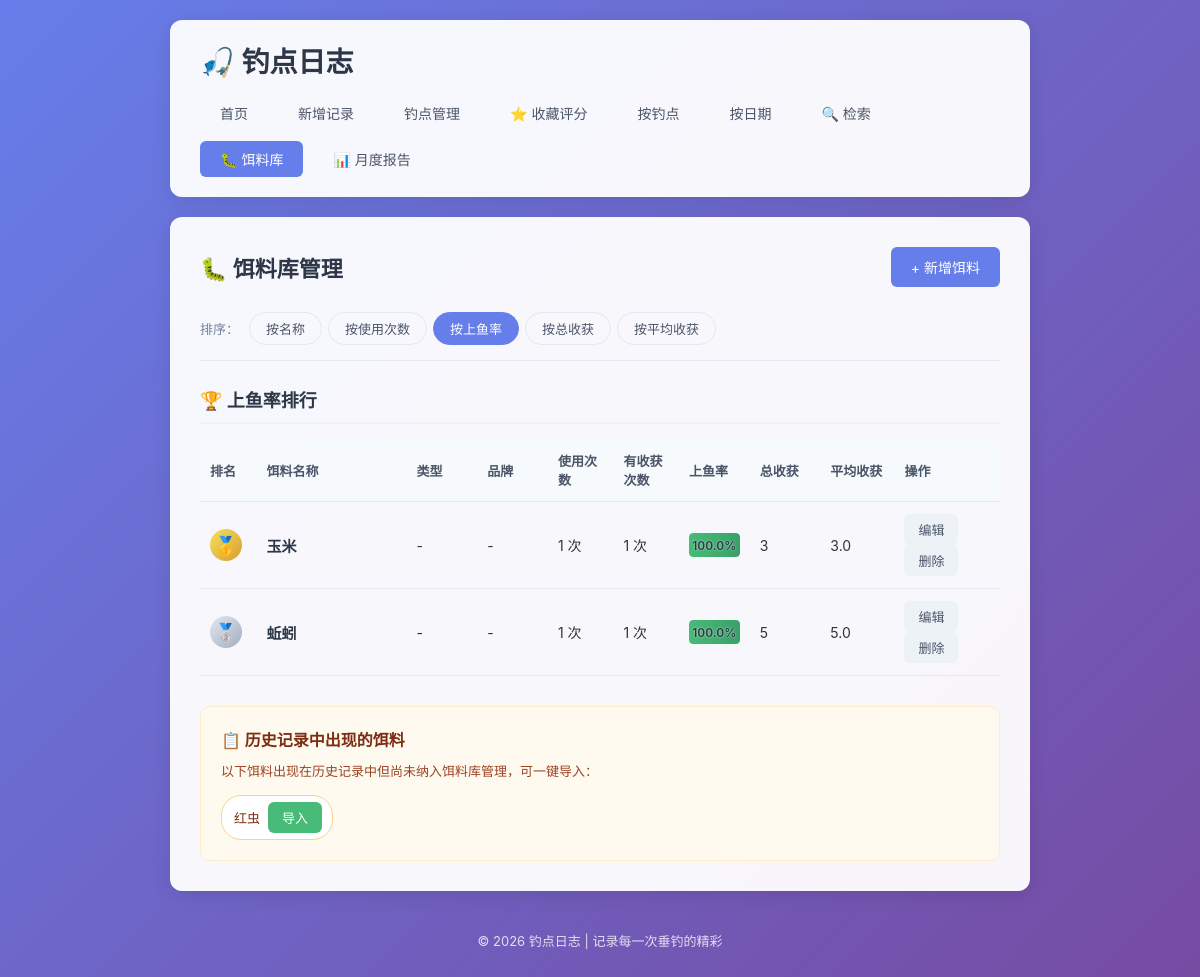
The page /baits on the database its author committed.
### tables this page shows
CREATE TABLE baits (
            id INTEGER PRIMARY KEY AUTOINCREMENT,
            name TEXT NOT NULL UNIQUE,
            type TEXT,
            brand TEXT,
            description TEXT,
            created_at TIMESTAMP DEFAULT CURRENT_TIMESTAMP
        );

### app.py (the view)
@app.route('/baits')
def baits_list():
    conn = get_db()
    sort_by = request.args.get('sort', 'success')
    baits = conn.execute('SELECT * FROM baits ORDER BY name').fetchall()
    bait_stats = []
    for bait in baits:
        bait_dict = dict(bait)
        stats = get_bait_usage_stats(conn, bait['name'])
        bait_dict.update(stats)
        bait_stats.append(bait_dict)
    if sort_by == 'usage':
        bait_stats.sort(key=lambda x: x['use_count'], reverse=True)
    elif sort_by == 'success':
        bait_stats.sort(key=lambda x: x['success_rate'], reverse=True)
    elif sort_by == 'harvest':
        bait_stats.sort(key=lambda x: x['total_harvest'], reverse=True)
    elif sort_by == 'avg_harvest':
        bait_stats.sort(key=lambda x: x['avg_harvest'], reverse=True)
    all_baits_from_logs = conn.execute(
        'SELECT DISTINCT bait FROM fishing_logs WHERE bait NOT IN (SELECT name FROM baits) ORDER BY bait'
    ).fetchall()
    unmanaged_baits = [row['bait'] for row in all_baits_from_logs if row['bait']]
    conn.close()
    return render_template(
        'baits.html',
        baits=bait_stats,
        sort_by=sort_by,
        unmanaged_baits=unmanaged_baits
    )

### app.py (called while the page is built, shortened)
def get_db():
    conn = sqlite3.connect(DB_PATH)
    conn.row_factory = sqlite3.Row
    return conn

def parse_harvest_value(harvest_str):
    if not harvest_str:
        return 0
    harvest_str = str(harvest_str).strip()
    if not harvest_str:
        return 0
    zero_keywords = [
        '空军', '白板', '打龟', '空手', '空竿', '光头',
        '没钓到', '无收获', '零收获', '零', '0', '打飞机',
        '参军', '空', '龟', '白跑一趟', '参军了', '空军了'
    ]
    lower_str = harvest_str.lower()
    for kw in zero_keywords:
        if kw.lower() in lower_str:
            return 0
    matches = re.findall(r'(\d+(?:\.\d+)?)', harvest_str)
    if matches:
        num_str = matches[-1]
        try:
            if '.' in num_str:
                return float(num_str)
            else:
                return int(num_str)
        except ValueError:
            pass

def get_bait_usage_stats(conn, bait_name):
    logs = conn.execute(
        'SELECT harvest FROM fishing_logs WHERE bait = ?',
        (bait_name,)
    ).fetchall()
    use_count = len(logs)
    total_harvest = sum(parse_harvest_value(log['harvest']) for log in logs)
    success_count = sum(1 for log in logs if parse_harvest_value(log['harvest']) > 0)
    success_rate = round((success_count / use_count * 100), 1) if use_count > 0 else 0
    avg_harvest = round((total_harvest / use_count), 2) if use_count > 0 else 0
    return {
        'use_count': use_count,
        'total_harvest': total_harvest,
        'success_count': success_count,
        'success_rate': success_rate,
        'avg_harvest': avg_harvest
    }

### templates/baits.html (shortened to what this page needs)
{% extends 'base.html' %}
{% block content %}
    <div class="page-header">
        <h2>🐛 饵料库管理</h2>
        <a href="{{ url_for('add_bait') }}" class="btn btn-primary">+ 新增饵料</a>
    </div>
    <div class="filter-bar">
        <div class="filter-group">
            <span class="filter-label">排序：</span>
            <a href="{{ url_for('baits_list', sort='name') }}" class="filter-btn {% if sort_by == 'name' %}active{% endif %}">按名称</a>
            <a href="{{ url_for('baits_list', sort='usage') }}" class="filter-btn {% if sort_by == 'usage' %}active{% endif %}">按使用次数</a>
            <a href="{{ url_for('baits_list', sort='success') }}" class="filter-btn {% if sort_by == 'success' %}active{% endif %}">按上鱼率</a>
            <a href="{{ url_for('baits_list', sort='harvest') }}" class="filter-btn {% if sort_by == 'harvest' %}active{% endif %}">按总收获</a>
            <a href="{{ url_for('baits_list', sort='avg_harvest') }}" class="filter-btn {% if sort_by == 'avg_harvest' %}active{% endif %}">按平均收获</a>
        </div>
    </div>
    {% if baits %}
        <div class="bait-ranking">
            <h3>🏆 上鱼率排行</h3>
            <table class="ranking-table">
                <thead>
                    <tr>
                        <th style="width: 60px;">排名</th>
                        <th>饵料名称</th>
                        <th style="width: 100px;">类型</th>
                        <th style="width: 100px;">品牌</th>
                        <th style="width: 90px;">使用次数</th>
                        <th style="width: 90px;">有收获次数</th>
                        <th style="width: 100px;">上鱼率</th>
                        <th style="width: 100px;">总收获</th>
                        <th style="width: 100px;">平均收获</th>
                        <th style="width: 140px;">操作</th>
                    </tr>
                </thead>
                <tbody>
                    {% for bait in baits %}
                        <tr>
                            <td>
                                {% if loop.index == 1 %}
                                    <span class="rank-badge gold">🥇</span>
                                {% elif loop.index == 2 %}
                                    <span class="rank-badge silver">🥈</span>
                                {% elif loop.index == 3 %}
                                    <span class="rank-badge bronze">🥉</span>
                                {% else %}
                                    <span class="rank-badge">{{ loop.index }}</span>
                                {% endif %}
                            </td>
                            <td class="bait-name-cell">
                                <strong>{{ bait.name }}</strong>
                            </td>
                            <td>{{ bait.type or '-' }}</td>
                            <td>{{ bait.brand or '-' }}</td>
                            <td>{{ bait.use_count }} 次</td>
                            <td>{{ bait.success_count }} 次</td>
                            <td>
                                <div class="success-rate-bar">
                                    <div class="success-rate-fill" style="width: {{ bait.success_rate }}%;"></div>
                                    <span class="success-rate-text">{{ bait.success_rate }}%</span>
                                </div>
                            </td>
                            <td>{{ bait.total_harvest }}</td>
                            <td>{{ bait.avg_harvest }}</td>
                            <td>
                                <a href="{{ url_for('edit_bait', bait_id=bait.id) }}" class="btn btn-small">编辑</a>
                                <form method="POST" action="{{ url_for('delete_bait', bait_id=bait.id) }}" style="display: inline;" onsubmit="return confirm('确定要删除这个饵料吗？');">
                                    <button type="submit" class="btn btn-small btn-danger">删除</button>
                                </form>
                            </td>
                        </tr>
                    {% endfor %}
                </tbody>
            </table>
        </div>
    {% else %}
        <div class="empty-state">
            <p>还没有添加任何饵料，快去添加第一个吧！</p>
            <a href="{{ url_for('add_bait') }}" class="btn btn-primary">+ 新增饵料</a>
        </div>
    {% endif %}
    {% if unmanaged_baits %}
        <div class="unmanaged-baits">
            <h3>📋 历史记录中出现的饵料</h3>
            <p>以下饵料出现在历史记录中但尚未纳入饵料库管理，可一键导入：</p>
            <div class="unmanaged-list">
                {% for bait_name in unmanaged_baits %}
                    <div class="unmanaged-item">
                        <span>{{ bait_name }}</span>
                        <form method="POST" action="{{ url_for('import_bait', bait_name=bait_name) }}" style="display: inline;">
                            <button type="submit" class="btn btn-small btn-success">导入</button>
                        </form>
                    </div>
                {% endfor %}
            </div>
        </div>
    {% endif %}
{% endblock %}

### static/style.css (style rules this page uses)
* { margin: 0; padding: 0; box-sizing: border-box; }
body { font-family: -apple-system, BlinkMacSystemFont, 'Segoe UI', 'PingFang SC', 'Microsoft YaHei', sans-serif; background: linear-gradient(135deg, #667eea 0%, #764ba2 100%); min-height: 100vh; color: #333; }
.page-header { display: flex; justify-content: space-between; align-items: center; margin-bottom: 25px; flex-wrap: wrap; gap: 15px; }
.page-header h2 { color: #2d3748; font-size: 22px; }
.btn { display: inline-block; padding: 10px 20px; border: none; border-radius: 6px; text-decoration: none; font-size: 14px; cursor: pointer; transition: all 0.2s ease; font-family: inherit; }
.btn-primary { background: #667eea; color: white; }
.btn-danger { background: #f56565; color: white; }
.btn-small { padding: 6px 14px; font-size: 13px; background: #edf2f7; color: #4a5568; }
.filter-bar { display: flex; gap: 8px; margin-bottom: 25px; flex-wrap: wrap; padding-bottom: 15px; border-bottom: 1px solid #e2e8f0; }
.filter-btn { padding: 6px 16px; border: 1px solid #e2e8f0; border-radius: 20px; text-decoration: none; font-size: 13px; color: #4a5568; transition: all 0.2s ease; }
.filter-btn.active { background: #667eea; color: white; border-color: #667eea; }
.filter-group { display: flex; align-items: center; gap: 6px; flex-wrap: wrap; }
.filter-label { font-size: 13px; color: #718096; font-weight: 500; margin-right: 4px; }
.bait-ranking { margin-bottom: 30px; }
.bait-ranking h3 { font-size: 18px; color: #2d3748; margin-bottom: 15px; padding-bottom: 10px; border-bottom: 2px solid #edf2f7; }
.ranking-table { width: 100%; border-collapse: collapse; font-size: 14px; }
.ranking-table th, .ranking-table td { padding: 12px 10px; text-align: left; border-bottom: 1px solid #e2e8f0; }
.ranking-table th { background: #f7fafc; font-weight: 600; color: #4a5568; font-size: 13px; }
.rank-badge { display: inline-flex; align-items: center; justify-content: center; width: 32px; height: 32px; border-radius: 50%; background: #e2e8f0; font-weight: 700; font-size: 14px; color: #4a5568; }
.rank-badge.gold { background: linear-gradient(135deg, #f6e05e, #d69e2e); color: #744210; font-size: 18px; }
.rank-badge.silver { background: linear-gradient(135deg, #e2e8f0, #a0aec0); color: #2d3748; font-size: 18px; }
.bait-name-cell { min-width: 150px; }
.bait-name-cell strong { color: #2d3748; font-size: 15px; }
.success-rate-bar { position: relative; height: 24px; background: #edf2f7; border-radius: 4px; overflow: hidden; }
.success-rate-fill { height: 100%; background: linear-gradient(90deg, #48bb78, #38a169); border-radius: 4px; transition: width 0.6s ease; min-width: 2px; }
.success-rate-text { position: absolute; top: 50%; left: 50%; transform: translate(-50%, -50%); font-size: 12px; font-weight: 600; color: #2d3748; text-shadow: 0 0 2px rgba(255, 255, 255, 0.8); }
.unmanaged-baits { margin-top: 30px; padding: 20px; background: #fffaf0; border: 1px solid #feebc8; border-radius: 10px; }
.unmanaged-baits h3 { font-size: 16px; color: #7c2d12; margin-bottom: 10px; }
.unmanaged-baits > p { font-size: 13px; color: #9c4221; margin-bottom: 15px; }
.unmanaged-list { display: flex; flex-wrap: wrap; gap: 10px; }
.unmanaged-item { display: flex; align-items: center; gap: 8px; padding: 6px 10px 6px 12px; background: #fff; border: 1px solid #fbd38d; border-radius: 20px; font-size: 13px; color: #7c2d12; }
.btn-success { background: #48bb78; color: white; }

### rows shown on the page
baits: name "玉米", type "-", brand "-", use_count "1", success_count "1", success_rate "100.0", total_harvest "3", avg_harvest "3.0"
baits: name "蚯蚓", type "-", brand "-", use_count "1", success_count "1", success_rate "100.0", total_harvest "5", avg_harvest "5.0"

### other values the page prints
{{ bait_name }} "红虫"
